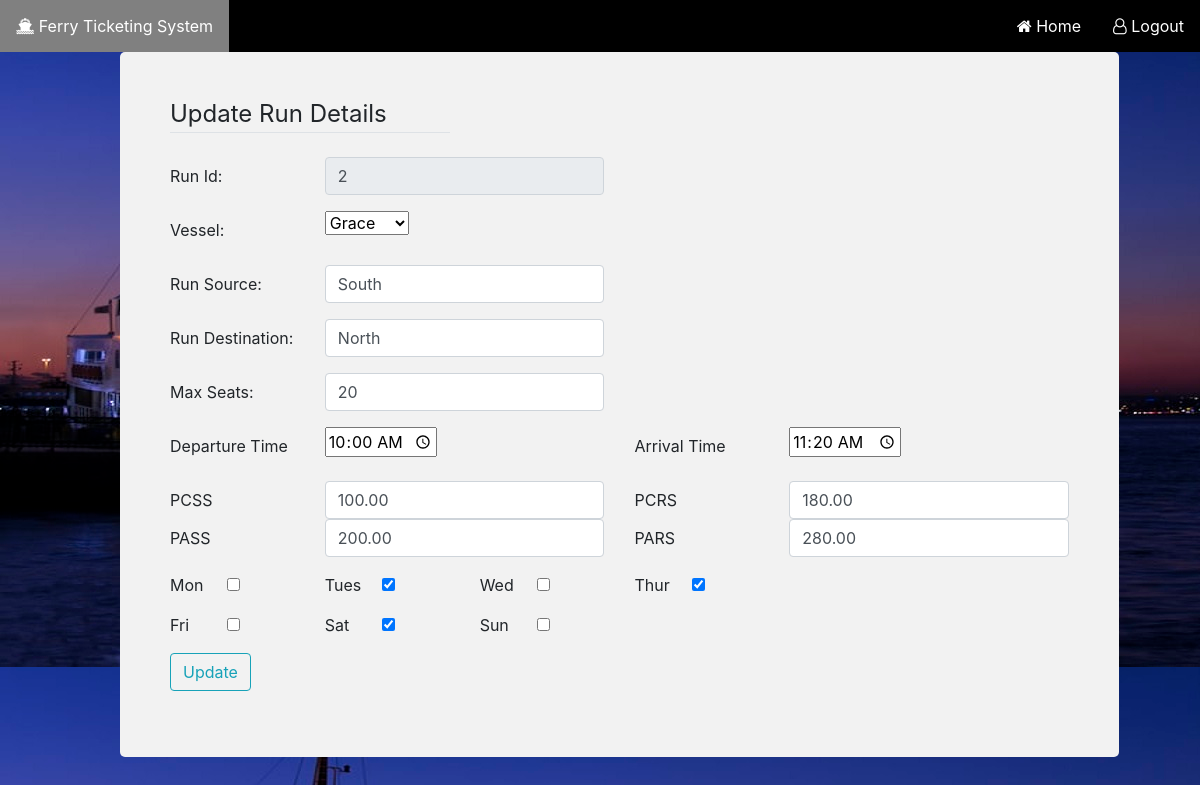
Screenshot of /editrun/2 with the database file from the repository.
### run/models.py (models this page shows)
class Run(models.Model):
    vessel_name = models.ForeignKey(Vessel, on_delete=models.SET_NULL,related_name='+',null=True)
    source = models.CharField(max_length=20, null=True)
    destination = models.CharField(max_length=20, null=True)
    departure_time = models.TimeField(null=True)
    arrival_time = models.TimeField(null=True)
    PASS = models.DecimalField(null=True, max_digits=10, decimal_places=2)
    PARS = models.DecimalField(null=True, max_digits=10, decimal_places=2)
    PCSS = models.DecimalField(null=True, max_digits=10, decimal_places=2)
    PCRS = models.DecimalField(null=True, max_digits=10, decimal_places=2)
    max_seats = models.PositiveIntegerField(null=True)
    Mon = models.BooleanField(default=False)
    Tue = models.BooleanField(default=False)
    Wed = models.BooleanField(default=False)
    Thu = models.BooleanField(default=False)
    Fri = models.BooleanField(default=False)
    Sat = models.BooleanField(default=False)
    Sun = models.BooleanField(default=False)

### vessel/models.py (models this page shows)
class Vessel(models.Model):
    vessel_name = models.CharField(max_length=30)
    def __str__(self):
        return self.vessel_name

### run/views.py (the view)
# urls.py: path('editrun/<int:id>',edit_run),
def edit_run(request, id):
    run = Run.objects.get(id=id)
    vessels=Vessel.objects.all()
    print(request.POST)
    form = RunForm(request.POST, instance = run)
    if request.method == "POST":
        if form.is_valid():
            form.save()
            return redirect("/runs")
        else:
            print(form.errors)
    return render(request, 'editrun.html', {'run': run, 'vessels': vessels})

### templates/editrun.html (shortened to what this page needs)
{% extends 'admin_base.html' %}
{% load static from static %}
{% block content %}
<body>
<div class="form" >
<div class='container'>
    <div class='row'>
<div class="col-md-12">
 <form method="POST" class="post-form">
  <div class="container">
 <br>
  <div class="form-group row">
  <div class="col-sm-4">
    <legend class="border-bottom">Update Run Details</legend>
  </div>
   </div>
  <div class="form-group row">
  <label class="col-sm-2 col-form-label">Run Id:</label>
  <div class="col-sm-4">
   <input type="text" class="form-control" name="id" id="id_id" maxlength="20" value="{{ run.id }}" readonly>
  </div>
   </div>
   <div class="form-group row">
        <label class="col-sm-2 col-form-label">Vessel:</label>
        <div class="col-sm-4">
            <select name="vessel_name">
                <option value="{{ run.vessel_name_id }}">{{ run.vessel_name }}</option>
            </select>
        </div>
    </div>
   <div class="form-group row">
  <label class="col-sm-2 col-form-label">Run Source:</label>
  <div class="col-sm-4">
   <input type="text" class="form-control" name="source" id="id_source" maxlength="120" value="{{ run.source }}" />
  </div>
   </div>
  <div class="form-group row">
  <label class="col-sm-2 col-form-label">Run Destination:</label>
  <div class="col-sm-4">
   <input type="text" class="form-control" name="destination" id="id_content" maxlength="200" value="{{ run.destination }}" />
  </div>
   </div>
   <div class="form-group row">
    <label class="col-sm-2 col-form-label">Max Seats:</label>
    <div class="col-sm-4">
     <input type="text" class="form-control" name="max_seats" id="id_content" maxlength="200" value="{{ run.max_seats }}" />
    </div>
    </div>
   <div class="form-group row">
    <label class="col-sm-2 col-form-label ">Departure Time</label>
    <div class="col-sm-4">
        <input type="time" name="departure_time" id="id_content" value="{{ run.departure_time|time:'H:i:s'  }}" />
    </div>
    <label class="col-sm-2 col-form-label">Arrival Time</label>
    <div class="col-sm-4">
        <input type="time" name="arrival_time" id="id_content" value="{{ run.arrival_time|time:'H:i:s' }}"/>
    </div>
  </div>
   <div class="form-group row">
      <label class="col-sm-2 col-form-label">PCSS</label>
      <div class="col-sm-4">
        <input type="text" class="form-control" name="PCSS" id="id_content" maxlength="200" value="{{ run.PCSS }}" />
      </div>
      <label class="col-sm-2 col-form-label">PCRS</label>
      <div class="col-sm-4">
        <input type="text" class="form-control" name="PCRS" id="id_content" maxlength="200" value="{{ run.PCRS }}" />
      </div>
      <label class="col-sm-2 col-form-label">PASS</label>
      <div class="col-sm-4">
        <input type="text" class="form-control" name="PASS" id="id_content" maxlength="200" value="{{ run.PASS }}" />
      </div>
      <label class="col-sm-2 col-form-label">PARS</label>
      <div class="col-sm-4">
        <input type="text" class="form-control" name="PARS" id="id_content" maxlength="200" value="{{ run.PARS }}" />
      </div>
   </div>
   <div class="form-group row">
    <label class="col-sm-1 col-form-label" style='padding-top:0; padding-bottom:0;'>Mon</label>
      <div class="col-sm-1">
        <input type="checkbox" class="form-check-input" name="Mon" id="id_active" {% if run.Mon %}checked{% endif %}/>
      </div>
    <label class="col-sm-1 col-form-label" style='padding-top:0; padding-bottom:0;'>Tues</label>
    <div class="col-sm-1">
        <input type="checkbox" class="form-check-input" name="Tue" id="id_active" {% if run.Tue %}checked{% endif %}/>
    </div>
    <label class="col-sm-1 col-form-label" style='padding-top:0; padding-bottom:0;'>Wed</label>
    <div class="col-sm-1">
        <input type="checkbox" class="form-check-input" name="Wed" id="id_active" {% if run.Wed %}checked{% endif %}/>
    </div>
    <label class="col-sm-1 col-form-label" style='padding-top:0; padding-bottom:0;'>Thur</label>
    <div class="col-sm-1">
        <input type="checkbox" class="form-check-input" name="Thu" id="id_active" {% if run.Thu %}checked{% endif %}/>
    </div>
  </div>
  <div class="form-group row">
  <label class="col-sm-1 col-form-label" style='padding-top:0; padding-bottom:0;'>Fri</label>
  <div class="col-sm-1">
    <input type="checkbox" class="form-check-input" name="Fri" id="id_active" {% if run.Fri %}checked{% endif %}/>
  </div>
  <label class="col-sm-1 col-form-label" style='padding-top:0; padding-bottom:0;'>Sat</label>
  <div class="col-sm-1">
    <input type="checkbox" class="form-check-input" name="Sat" id="id_active" {% if run.Sat %}checked{% endif %}/>
  </div>
  <label class="col-sm-1 col-form-label" style='padding-top:0; padding-bottom:0;'>Sun</label>
  <div class="col-sm-1">
    <input type="checkbox" class="form-check-input" name="Sun" id="id_active" {% if run.Sun %}checked{% endif %}/>
  </div>
  </div>
  <div class="form-group row">
  <div class="col-sm-4">
  <button type="submit" class="btn btn-outline-info btn-md">Update</button>
  </div>
   </div>
  </div>
 </form>
 </div>
</div>
 {% endblock content %}

### templates/admin_base.html (style rules this page uses)
body { background-image: url("/static/photo.jpeg"); }

### templates/editrun.html (style rules this page uses)
body { background-image: url("/static/photo.jpeg"); }
.form { border-radius: 5px; background-color: #f2f2f2; padding: 20px; width:90%; margin-left:75px; padding-bottom:50px; }

### rows the page displays
Run: id "2", vessel_name "Grace", source "South", destination "North", max_seats "20", departure_time "10:00:00", arrival_time "11:20:00", PCSS "100.00", PCRS "180.00", PASS "200.00", PARS "280.00", Tue "☑", Thu "☑", Sat "☑"
